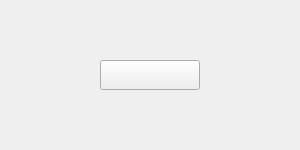
<?xml version="1.0" encoding="UTF-8"?>
<ui version="4.0">
 <class>MainWindow</class>
 <widget class="QMainWindow" name="MainWindow">
  <property name="geometry">
   <rect>
    <x>0</x>
    <y>0</y>
    <width>300</width>
    <height>150</height>
   </rect>
  </property>
  <property name="windowTitle">
   <string>MainWindow</string>
  </property>
  <widget class="QWidget" name="centralwidget">
   <widget class="QPushButton" name="pushButton">
    <property name="geometry">
     <rect>
      <x>100</x>
      <y>60</y>
      <width>100</width>
      <height>30</height>
     </rect>
    </property>
    <property name="styleSheet">
     <string notr="true">background-image: url(:/png/img/import.png);</string>
    </property>
    <property name="text">
     <string/>
    </property>
   </widget>
  </widget>
 </widget>
 <resources>
  <include location="../img_qc.qrc"/>
 </resources>
 <connections/>
</ui>
